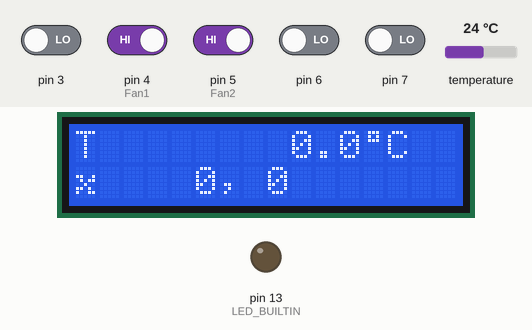
Recording of a sketch running on a simulated Arduino Uno, built with avr-gcc and run on an emulated ATmega328P. Parts: 16×2 character LCD, output pins drawn as LEDs (lit = HIGH). Inputs (shaded band) come from the test bench; at power-on: pin 4 (Fan1), pin 5 (Fan2) HIGH, pin 3, pin 6, pin 7 LOW, temperature 24 °C.

Above: at 4.7 s.
4.8 s: temperature set to 12 °C
At 6.3 s:
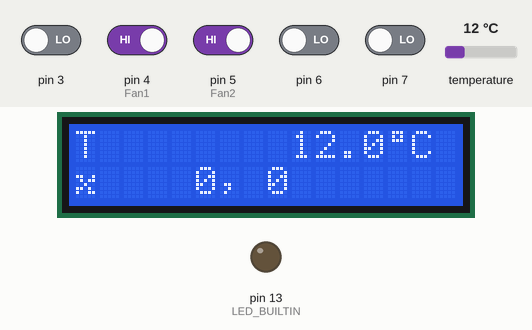
6.6 s: pin 4 (Fan1) driven LOW
At 7.9 s:
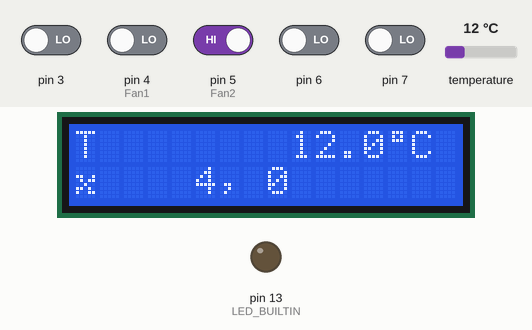
8.6 s: pin 5 (Fan2) driven LOW
At 9.5 s:
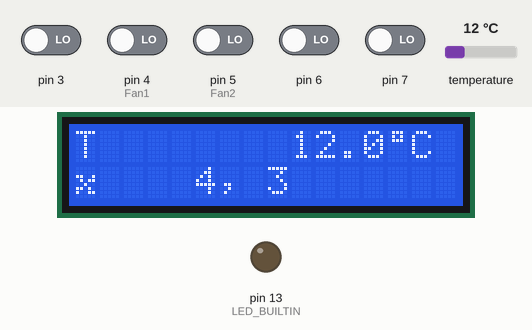
10.6 s: temperature set to 19 °C
At 12.2 s:
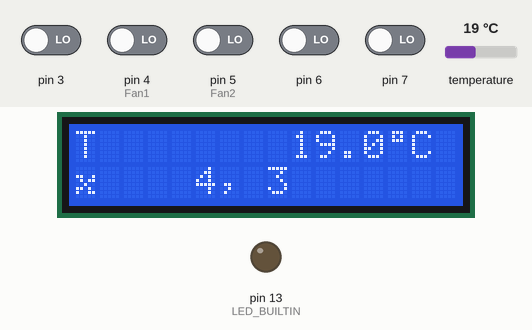
12.6 s: temperature set to 28 °C
At 13.7 s:
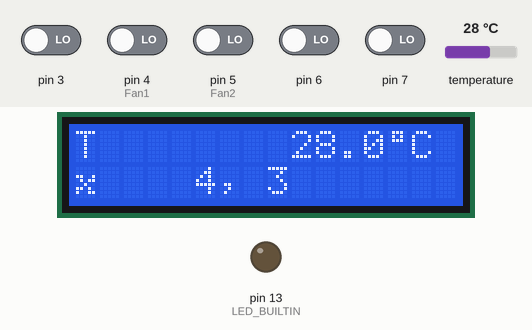
Timing chart, 0 to 15.6 s (numbered marks = the images above; inputs shaded):
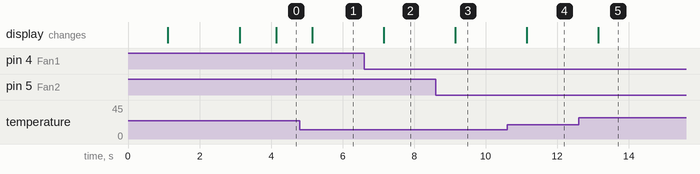

The sketch:

single_screen.ino
```cpp
#include <TimerOne.h>           //  v1.1.1
#include <OneWire.h>            //  v2.3.8
#include <LCD_I2C.h>            //  v2.4.0
#include <DallasTemperature.h>  //  v4.0.6

#define lcd_i2c_address 0x3f    //adress of temperature sensor on wire
#define OneWireBus 2            // pin which wire bus is connected to
#define Fan1 4                  // pin that fan1 tacho wire is connected to
#define Fan2 5                  // pin that fan2 ...
#define measuring_freq 1000000    //interrupt interval in microseconds

LCD_I2C lcd(lcd_i2c_address);
OneWire oneWire(OneWireBus);
DallasTemperature T_sensor(&oneWire);

float TempC = 0;
volatile unsigned long period4 = 0;
volatile unsigned long period5 = 0;
volatile unsigned long last4 = 0;
volatile unsigned long last5 = 0;
volatile bool lcd_flag = 0;
float rpm1;
float rpm2;

const byte Degrees_symbol[] = {
  0b01110,
  0b01010,
  0b01110,
  0b00000,
  0b00000,
  0b00000,
  0b00000,
  0b00000
};

byte fanSymbol[] = {
  0b00000,
  0b00000,
  0b11001,
  0b01011,
  0b00100,
  0b11010,
  0b10011,
  0b00000
};

void setup() {

  Serial.begin(115200);

  pinMode(Fan1, INPUT);
  pinMode(Fan2, INPUT);
  pinMode(LED_BUILTIN, OUTPUT);

  T_sensor.begin();

  lcd.begin();
  lcd.clear();
  lcd.backlight();
  lcd.createChar(0, Degrees_symbol);
  lcd.createChar(1, fanSymbol);
  lcd.setCursor(0, 0);
  lcd.print("Behlke HVS");
  delay(1000);
  lcd.setCursor(0, 1);
  lcd.print("IJS, 2026");
  delay(2000);
  lcd.clear();

  //initializes timer 1 and it's interrupt routine
  Timer1.initialize(measuring_freq);
  Timer1.attachInterrupt(timer_itr);

  PCICR |= 0b00000100;        //enable portd interrupts
  PCMSK2 |= 0b00110000;       //enable pins d4 and d5

  interrupts();
}

void loop() {
  if (lcd_flag) {
    update_lcd();
    lcd_flag = 0;
    T_sensor.requestTemperatures();
    TempC = T_sensor.getTempCByIndex(0);
  }
}

void timer_itr() {    //interupt triggered by timer 1, sets flag for lcd refresh
  lcd_flag = 1;
}


ISR(PCINT2_vect) {
  static uint8_t lastPort = 0xFF;
  uint8_t port = PIND;

  // Detect falling edge on D4
  if ((lastPort & (1 << PIND4)) && !(port & (1 << PIND4))) {
    unsigned long now = micros();
    period4 = now - last4;
    last4 = now;
  }

  // Detect falling edge on D5
  if ((lastPort & (1 << PIND5)) && !(port & (1 << PIND5))) {
    unsigned long now = micros();
    period5 = now - last5;
    last5 = now;
  }
  lastPort = port;
}

void update_lcd() {

  //disables interrupts to prevent corrupted values
  noInterrupts();
  unsigned long p4 = period4;
  unsigned long p5 = period5;
  interrupts();

  //calculates fan rpm from measured period between pulses
  if (p4 > 0) rpm1 = 30000000 / p4; // = (1000000 / p4) * 60 / number of pulses per rotation, which is 2
  else  rpm1 = 0;

  if (p5 > 0) rpm2 = 30000000 / p5;
  else  rpm2 = 0;

  lcd.setCursor(0, 0);
  lcd.print("T        ");
  lcd.print(TempC, 1);
  lcd.print(char(0));
  lcd.print("C");
  lcd.setCursor(0, 1);
  lcd.print(char(1));
  lcd.print("    ");
  lcd.print(rpm1, 0);
  lcd.print(", ");
  lcd.print(rpm2, 0);
}
```

Measured:
- after the input at 4.8 s, the display: changes after 0.35 s (image 1)
- after the input at 6.6 s, the display: changes after 0.55 s (image 2)
- after the input at 8.6 s, the display: changes after 0.55 s (image 3)
- after the input at 10.6 s, the display: changes after 0.55 s (image 4)
- after the input at 12.6 s, the display: changes after 0.55 s (image 5)
